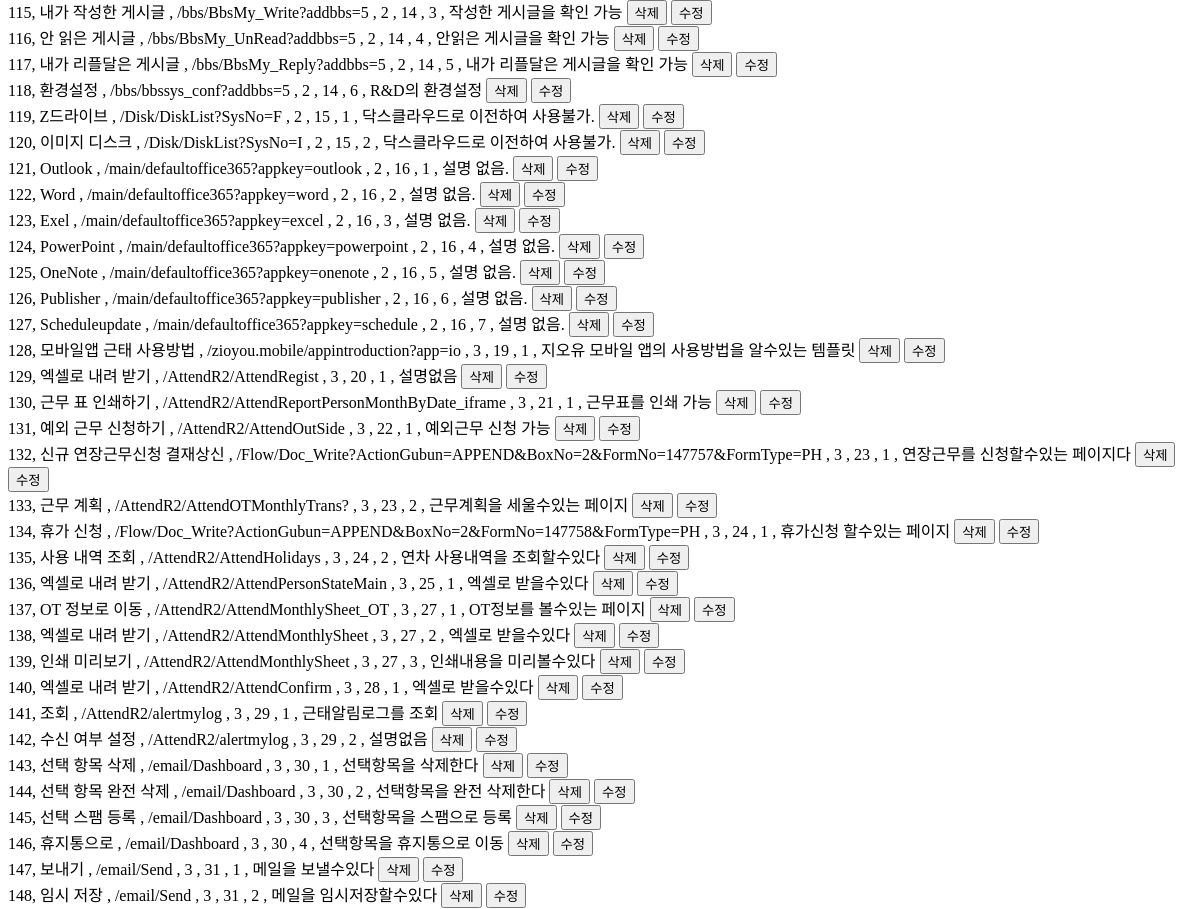
/admin (middle part), run on an earlier commit of the app's database.
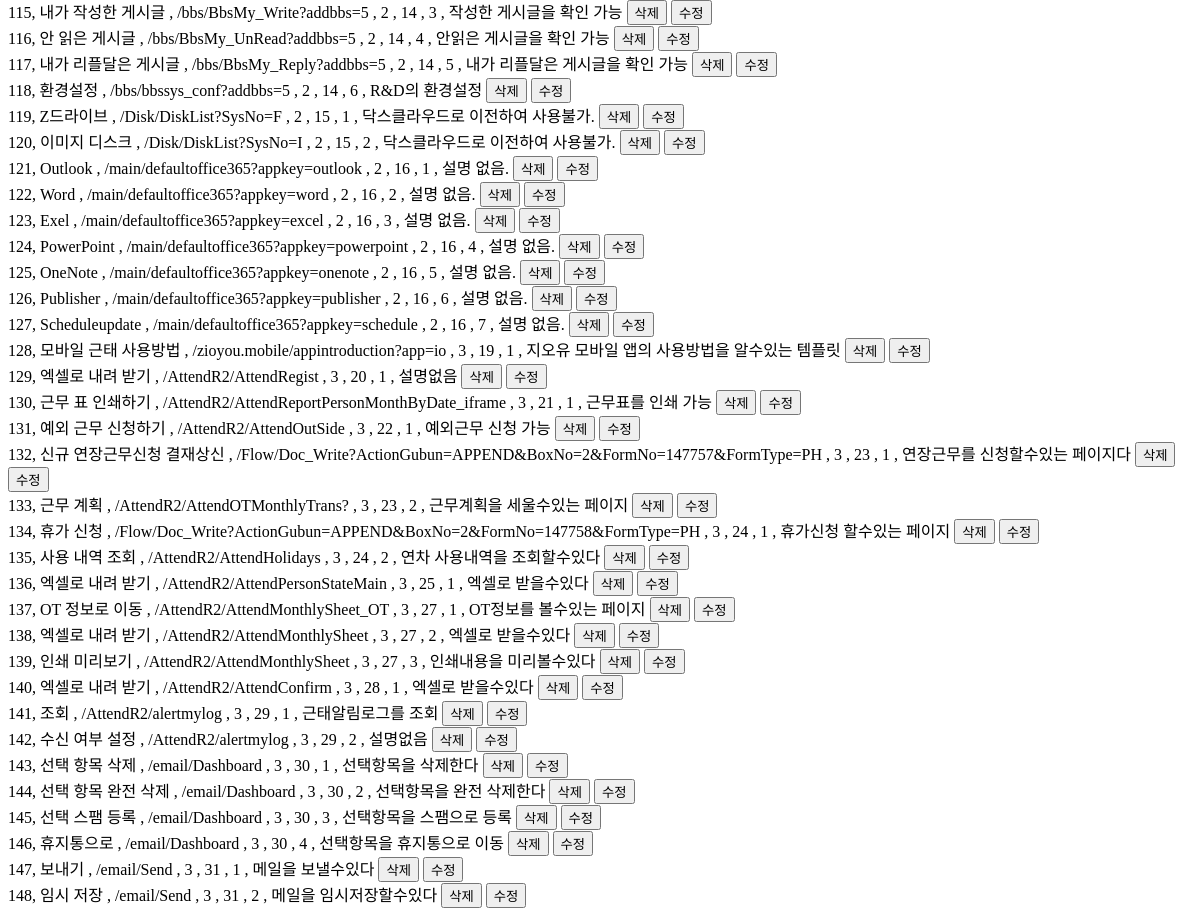
And on a later commit of the database.
### __init__.py (models this page shows, shortened)
class sitemap(db.Model):
    id = db.Column(db.Integer,primary_key = True,autoincrement=True)
    title = db.Column(db.String(255), nullable = False)
    url = db.Column(db.String(255), unique = True, nullable = True)
    depth = db.Column(db.Integer, nullable = False)
    pid = db.Column(db.Integer, nullable = False)
    sortseq = db.Column(db.Integer, unique = True, nullable = False)
    describe = db.Column(db.String(255), unique = True, nullable = True)

### __init__.py (the view)
@app.route("/admin")
def admin():
    all_data = sitemap.query.order_by(sitemap.id.desc()).all() # selelct * from sitmemap
    return render_template("index.html",sitemap = all_data)

### templates/index.html (shortened to what this page needs)
<!DOCTYPE html>
<html lang="en">
<head>
</head>
<body>
    {% for row in sitemap | sort(attribute='id')%}
        {{row.id}}, {{row.title}} , {{row.url}} , {{row.depth}} , {{row.pid}} , {{row.sortseq}} , {{row.describe}}
        <input type="button" value="삭제" onclick="fDel('{{row.id}}')">
        <input type="button" value="수정" onclick="fEdit('{{row.id}}', '{{row.title}}', '{{row.url}}', '{{row.depth}}', '{{row.pid}}','{{row.sortseq}}', '{{row.describe}}')">
        <br>
    {% endfor %}
</body>
</html>

What changed in the data, as far as the page shows it:
changed sitemap "/zioyou.mobile/appintroduction?app=io": title "모바일앱 근태 사용방법" → "모바일 근태 사용방법"
